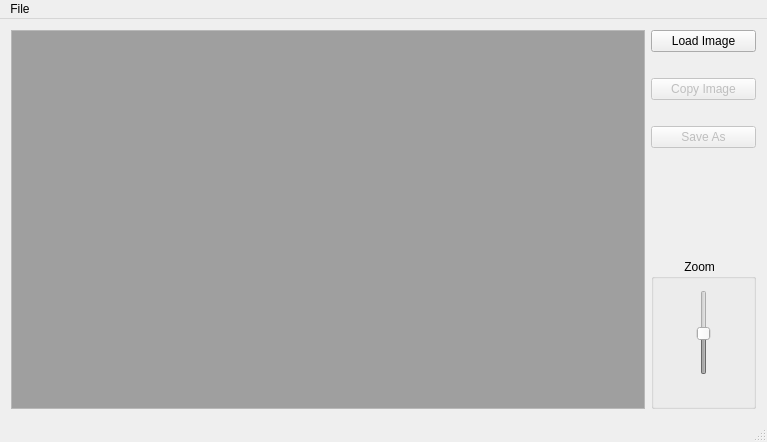
<?xml version="1.0" encoding="UTF-8"?>
<ui version="4.0">
 <class>MainWindow</class>
 <widget class="QMainWindow" name="MainWindow">
  <property name="geometry">
   <rect>
    <x>0</x>
    <y>0</y>
    <width>767</width>
    <height>442</height>
   </rect>
  </property>
  <property name="windowTitle">
   <string>Image View</string>
  </property>
  <widget class="QWidget" name="centralWidget">
   <layout class="QGridLayout" name="gridLayout_3">
    <item row="0" column="0">
     <layout class="QGridLayout" name="gridLayout_2">
      <property name="topMargin">
       <number>0</number>
      </property>
      <property name="rightMargin">
       <number>0</number>
      </property>
      <item row="0" column="1">
       <widget class="QMdiArea" name="mdiArea">
        <property name="autoFillBackground">
         <bool>true</bool>
        </property>
        <property name="frameShape">
         <enum>QFrame::StyledPanel</enum>
        </property>
        <property name="frameShadow">
         <enum>QFrame::Raised</enum>
        </property>
        <property name="verticalScrollBarPolicy">
         <enum>Qt::ScrollBarAsNeeded</enum>
        </property>
        <property name="horizontalScrollBarPolicy">
         <enum>Qt::ScrollBarAsNeeded</enum>
        </property>
        <property name="documentMode">
         <bool>false</bool>
        </property>
        <property name="tabShape">
         <enum>QTabWidget::Rounded</enum>
        </property>
       </widget>
      </item>
     </layout>
    </item>
    <item row="0" column="1">
     <layout class="QGridLayout" name="gridLayout">
      <item row="9" column="0">
       <widget class="QGroupBox" name="groupBox">
        <property name="minimumSize">
         <size>
          <width>105</width>
          <height>150</height>
         </size>
        </property>
        <property name="maximumSize">
         <size>
          <width>105</width>
          <height>150</height>
         </size>
        </property>
        <property name="title">
         <string>          Zoom</string>
        </property>
        <property name="checkable">
         <bool>false</bool>
        </property>
        <layout class="QVBoxLayout" name="verticalLayout_3">
         <item alignment="Qt::AlignHCenter">
          <widget class="QSlider" name="verticalSlider">
           <property name="enabled">
            <bool>false</bool>
           </property>
           <property name="minimum">
            <number>5</number>
           </property>
           <property name="maximum">
            <number>200</number>
           </property>
           <property name="sliderPosition">
            <number>100</number>
           </property>
           <property name="orientation">
            <enum>Qt::Vertical</enum>
           </property>
          </widget>
         </item>
         <item alignment="Qt::AlignHCenter">
          <widget class="QLabel" name="label_2">
           <property name="text">
            <string/>
           </property>
          </widget>
         </item>
        </layout>
       </widget>
      </item>
      <item row="4" column="0">
       <widget class="QLabel" name="label">
        <property name="enabled">
         <bool>true</bool>
        </property>
        <property name="frameShape">
         <enum>QFrame::NoFrame</enum>
        </property>
        <property name="frameShadow">
         <enum>QFrame::Raised</enum>
        </property>
        <property name="midLineWidth">
         <number>0</number>
        </property>
        <property name="text">
         <string/>
        </property>
       </widget>
      </item>
      <item row="8" column="0">
       <spacer name="verticalSpacer_2">
        <property name="orientation">
         <enum>Qt::Vertical</enum>
        </property>
        <property name="sizeHint" stdset="0">
         <size>
          <width>20</width>
          <height>40</height>
         </size>
        </property>
       </spacer>
      </item>
      <item row="3" column="0">
       <widget class="QPushButton" name="pushButton">
        <property name="text">
         <string>Load Image</string>
        </property>
       </widget>
      </item>
      <item row="5" column="0">
       <widget class="QPushButton" name="pushButton_2">
        <property name="enabled">
         <bool>false</bool>
        </property>
        <property name="text">
         <string>Copy Image</string>
        </property>
       </widget>
      </item>
      <item row="7" column="0">
       <widget class="QPushButton" name="pushButton_3">
        <property name="enabled">
         <bool>false</bool>
        </property>
        <property name="text">
         <string>Save As</string>
        </property>
       </widget>
      </item>
      <item row="6" column="0">
       <widget class="QLabel" name="label_3">
        <property name="text">
         <string/>
        </property>
       </widget>
      </item>
     </layout>
    </item>
   </layout>
  </widget>
  <widget class="QMenuBar" name="menuBar">
   <property name="geometry">
    <rect>
     <x>0</x>
     <y>0</y>
     <width>767</width>
     <height>25</height>
    </rect>
   </property>
   <widget class="QMenu" name="menuFile">
    <property name="title">
     <string>File</string>
    </property>
    <addaction name="actionLoad_Image"/>
    <addaction name="actionImage_Properties"/>
    <addaction name="actionSave_File_As"/>
    <addaction name="separator"/>
    <addaction name="actionExit"/>
   </widget>
   <addaction name="menuFile"/>
  </widget>
  <widget class="QStatusBar" name="statusBar"/>
  <action name="actionLoad_Image">
   <property name="text">
    <string>Load Image</string>
   </property>
  </action>
  <action name="actionImage_Properties">
   <property name="enabled">
    <bool>false</bool>
   </property>
   <property name="text">
    <string>Image Properties</string>
   </property>
  </action>
  <action name="actionSave_File_As">
   <property name="enabled">
    <bool>false</bool>
   </property>
   <property name="text">
    <string>Save File As</string>
   </property>
  </action>
  <action name="actionExit">
   <property name="text">
    <string>Exit</string>
   </property>
  </action>
 </widget>
 <layoutdefault spacing="6" margin="11"/>
 <resources/>
 <connections/>
</ui>
